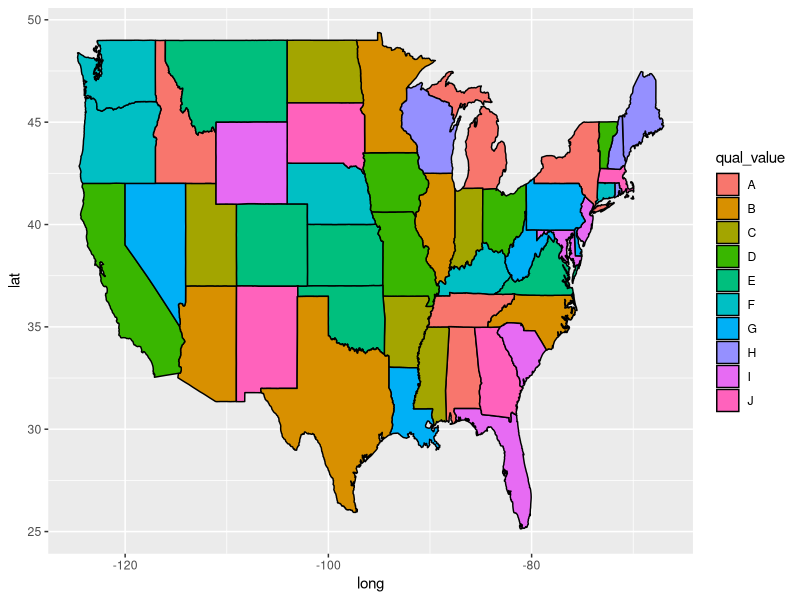
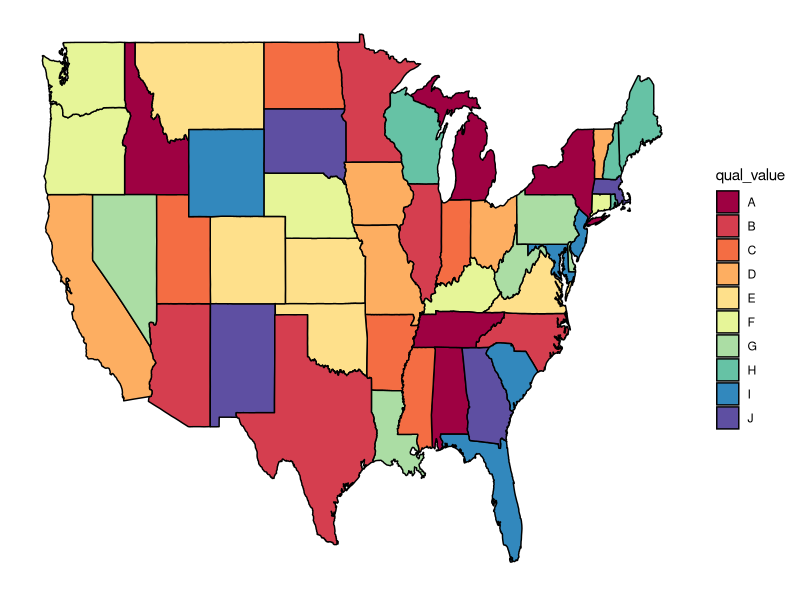
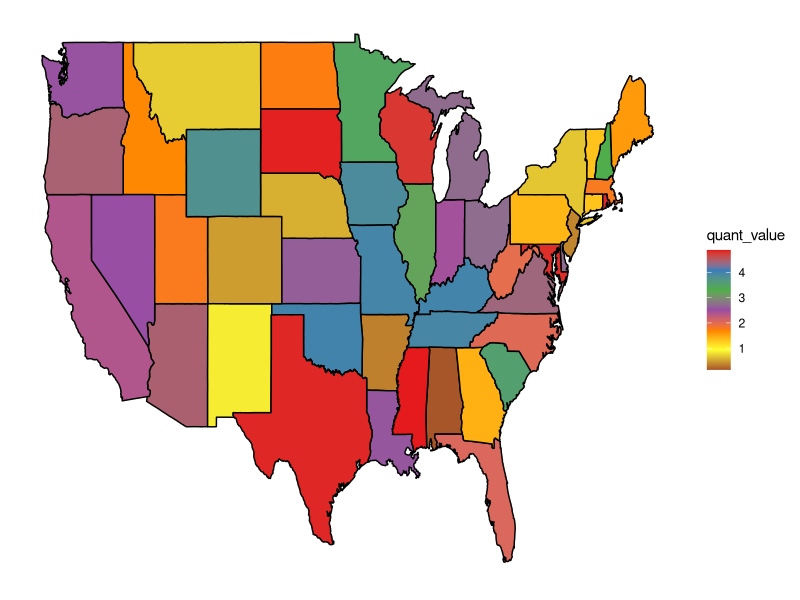

The R script that drew these images, in order:
#ADD DATA TO MAPS BY MERGING DATA INTO THE MAP DATAFRAME

library(tidyverse)
library(maps)
?map_data

#MAP DATAFRAME OF US STATES
us_states = map_data("state")

#Make pretend data to add in for 48 contiguous states + DC -- so 49 total

region = unique(us_states$region)

qual_value = c(rep(LETTERS[1:10],4),LETTERS[1:9])

quant_value = runif(49,0,5)

some_data_values = data.frame(region, qual_value, quant_value)

#MERGE (JOIN) THE DATA with MAP DATAFRAME
mapa_data_combined = left_join(us_states, some_data_values, by = "region")

#Make Chloropleths with default R colors

#With qualitative values
ggplot(mapa_data_combined, aes(x=long, y= lat, group = group, fill = qual_value))+
  geom_polygon(color = "black")

#Fancier colors
library(RColorBrewer)
ggplot(mapa_data_combined, aes(x=long, y= lat, group = group, fill = qual_value))+
  geom_polygon(color = "black")+
  theme_classic()+
  theme(axis.text.x = element_blank(), axis.text.y = element_blank(), 
        axis.line = element_blank(),
        axis.ticks = element_blank(),
        axis.title = element_blank())+
  scale_fill_brewer(palette = "Spectral")

#Switch out for a quantitative values

ggplot(mapa_data_combined, aes(x=long, y= lat, group = group, fill = quant_value))+
  geom_polygon(color = "black")+
  theme_classic()+
  theme(axis.text.x = element_blank(), axis.text.y = element_blank(), 
        axis.line = element_blank(),
        axis.ticks = element_blank(),
        axis.title = element_blank())+
  scale_fill_distiller(palette = "Set1")